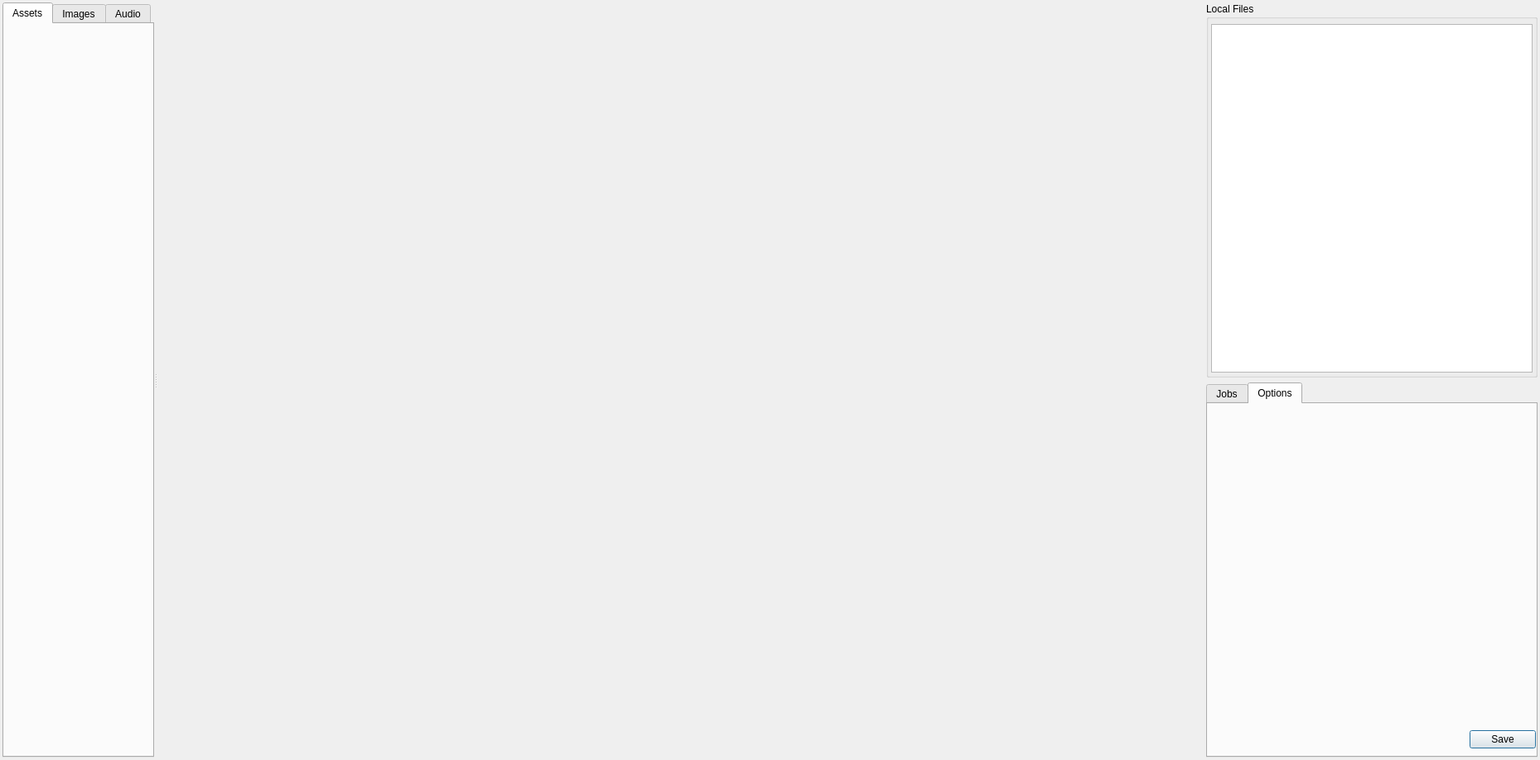
<?xml version="1.0" encoding="UTF-8"?>
<ui version="4.0">
 <class>page_ContentView</class>
 <widget class="QWidget" name="page_ContentView">
  <property name="geometry">
   <rect>
    <x>0</x>
    <y>0</y>
    <width>1859</width>
    <height>918</height>
   </rect>
  </property>
  <property name="windowTitle">
   <string>Form</string>
  </property>
  <layout class="QHBoxLayout" name="horizontalLayout">
   <property name="leftMargin">
    <number>3</number>
   </property>
   <property name="topMargin">
    <number>3</number>
   </property>
   <property name="rightMargin">
    <number>3</number>
   </property>
   <property name="bottomMargin">
    <number>3</number>
   </property>
   <item>
    <widget class="QSplitter" name="splitter">
     <property name="sizePolicy">
      <sizepolicy hsizetype="Expanding" vsizetype="Expanding">
       <horstretch>0</horstretch>
       <verstretch>0</verstretch>
      </sizepolicy>
     </property>
     <property name="orientation">
      <enum>Qt::Horizontal</enum>
     </property>
     <widget class="QWidget" name="widget_Content_Left" native="true">
      <property name="enabled">
       <bool>true</bool>
      </property>
      <property name="sizePolicy">
       <sizepolicy hsizetype="Expanding" vsizetype="Expanding">
        <horstretch>0</horstretch>
        <verstretch>0</verstretch>
       </sizepolicy>
      </property>
      <property name="minimumSize">
       <size>
        <width>0</width>
        <height>0</height>
       </size>
      </property>
      <layout class="QVBoxLayout" name="verticalLayout_2" stretch="0">
       <property name="spacing">
        <number>3</number>
       </property>
       <property name="leftMargin">
        <number>0</number>
       </property>
       <property name="topMargin">
        <number>0</number>
       </property>
       <property name="rightMargin">
        <number>0</number>
       </property>
       <property name="bottomMargin">
        <number>0</number>
       </property>
       <item>
        <widget class="QTabWidget" name="content_left_tab_widget">
         <property name="sizePolicy">
          <sizepolicy hsizetype="Preferred" vsizetype="Preferred">
           <horstretch>0</horstretch>
           <verstretch>0</verstretch>
          </sizepolicy>
         </property>
         <property name="styleSheet">
          <string notr="true"/>
         </property>
         <property name="currentIndex">
          <number>0</number>
         </property>
         <widget class="QWidget" name="tab_Assets">
          <attribute name="title">
           <string>Assets</string>
          </attribute>
          <layout class="QVBoxLayout" name="verticalLayout_5">
           <property name="leftMargin">
            <number>0</number>
           </property>
           <property name="topMargin">
            <number>0</number>
           </property>
           <property name="rightMargin">
            <number>0</number>
           </property>
           <property name="bottomMargin">
            <number>0</number>
           </property>
          </layout>
         </widget>
         <widget class="QWidget" name="tab_Images">
          <attribute name="title">
           <string>Images</string>
          </attribute>
         </widget>
         <widget class="QWidget" name="tab_Audio">
          <attribute name="title">
           <string>Audio</string>
          </attribute>
          <layout class="QVBoxLayout" name="verticalLayout_21">
           <property name="leftMargin">
            <number>0</number>
           </property>
           <property name="topMargin">
            <number>0</number>
           </property>
           <property name="rightMargin">
            <number>0</number>
           </property>
           <property name="bottomMargin">
            <number>0</number>
           </property>
          </layout>
         </widget>
        </widget>
       </item>
      </layout>
     </widget>
     <widget class="QWidget" name="widget_Content_Viewer" native="true">
      <property name="sizePolicy">
       <sizepolicy hsizetype="Preferred" vsizetype="Preferred">
        <horstretch>2</horstretch>
        <verstretch>2</verstretch>
       </sizepolicy>
      </property>
      <layout class="QVBoxLayout" name="verticalLayout_17" stretch="0">
       <property name="leftMargin">
        <number>0</number>
       </property>
       <property name="topMargin">
        <number>0</number>
       </property>
       <property name="rightMargin">
        <number>0</number>
       </property>
       <property name="bottomMargin">
        <number>3</number>
       </property>
       <item>
        <widget class="QWidget" name="widget_2" native="true">
         <layout class="QVBoxLayout" name="preview_widget_layout"/>
        </widget>
       </item>
      </layout>
     </widget>
    </widget>
   </item>
   <item>
    <widget class="QWidget" name="widget_Content_Right" native="true">
     <property name="minimumSize">
      <size>
       <width>400</width>
       <height>0</height>
      </size>
     </property>
     <property name="maximumSize">
      <size>
       <width>400</width>
       <height>16777215</height>
      </size>
     </property>
     <layout class="QVBoxLayout" name="right_content">
      <property name="leftMargin">
       <number>0</number>
      </property>
      <property name="topMargin">
       <number>0</number>
      </property>
      <property name="rightMargin">
       <number>0</number>
      </property>
      <property name="bottomMargin">
       <number>0</number>
      </property>
      <item>
       <widget class="QGroupBox" name="groupBox_Content_Local_Files">
        <property name="sizePolicy">
         <sizepolicy hsizetype="Preferred" vsizetype="Preferred">
          <horstretch>1</horstretch>
          <verstretch>2</verstretch>
         </sizepolicy>
        </property>
        <property name="minimumSize">
         <size>
          <width>0</width>
          <height>40</height>
         </size>
        </property>
        <property name="title">
         <string>Local Files</string>
        </property>
        <layout class="QHBoxLayout" name="horizontalLayout_4">
         <property name="spacing">
          <number>0</number>
         </property>
         <property name="leftMargin">
          <number>3</number>
         </property>
         <property name="topMargin">
          <number>6</number>
         </property>
         <property name="rightMargin">
          <number>3</number>
         </property>
         <property name="bottomMargin">
          <number>3</number>
         </property>
         <item>
          <widget class="QTreeView" name="treeView">
           <property name="sizePolicy">
            <sizepolicy hsizetype="Expanding" vsizetype="Expanding">
             <horstretch>0</horstretch>
             <verstretch>1</verstretch>
            </sizepolicy>
           </property>
          </widget>
         </item>
        </layout>
       </widget>
      </item>
      <item>
       <widget class="QTabWidget" name="content_right_tab_widget">
        <property name="sizePolicy">
         <sizepolicy hsizetype="Expanding" vsizetype="Expanding">
          <horstretch>1</horstretch>
          <verstretch>2</verstretch>
         </sizepolicy>
        </property>
        <property name="currentIndex">
         <number>1</number>
        </property>
        <widget class="QWidget" name="tab_Jobs">
         <attribute name="title">
          <string>Jobs</string>
         </attribute>
         <layout class="QVBoxLayout" name="verticalLayout_4">
          <property name="spacing">
           <number>3</number>
          </property>
          <property name="leftMargin">
           <number>3</number>
          </property>
          <property name="topMargin">
           <number>6</number>
          </property>
          <property name="rightMargin">
           <number>3</number>
          </property>
          <property name="bottomMargin">
           <number>3</number>
          </property>
          <item>
           <widget class="QGroupBox" name="groupBox_Content_Jobs">
            <property name="sizePolicy">
             <sizepolicy hsizetype="Preferred" vsizetype="Preferred">
              <horstretch>0</horstretch>
              <verstretch>2</verstretch>
             </sizepolicy>
            </property>
            <property name="minimumSize">
             <size>
              <width>0</width>
              <height>40</height>
             </size>
            </property>
            <property name="title">
             <string>Job Queue</string>
            </property>
            <property name="flat">
             <bool>false</bool>
            </property>
            <layout class="QVBoxLayout" name="verticalLayout_18">
             <property name="spacing">
              <number>3</number>
             </property>
             <property name="leftMargin">
              <number>3</number>
             </property>
             <property name="topMargin">
              <number>6</number>
             </property>
             <property name="rightMargin">
              <number>3</number>
             </property>
             <property name="bottomMargin">
              <number>3</number>
             </property>
             <item>
              <widget class="QWidget" name="widget" native="true">
               <property name="minimumSize">
                <size>
                 <width>20</width>
                 <height>20</height>
                </size>
               </property>
               <layout class="QHBoxLayout" name="horizontalLayout_6">
                <property name="leftMargin">
                 <number>0</number>
                </property>
                <property name="topMargin">
                 <number>0</number>
                </property>
                <property name="rightMargin">
                 <number>0</number>
                </property>
                <property name="bottomMargin">
                 <number>3</number>
                </property>
                <item>
                 <widget class="QListView" name="listView_2"/>
                </item>
                <item>
                 <widget class="QWidget" name="horizontalWidget" native="true">
                  <property name="minimumSize">
                   <size>
                    <width>0</width>
                    <height>0</height>
                   </size>
                  </property>
                  <layout class="QVBoxLayout" name="verticalLayout">
                   <property name="spacing">
                    <number>0</number>
                   </property>
                   <property name="leftMargin">
                    <number>0</number>
                   </property>
                   <property name="topMargin">
                    <number>0</number>
                   </property>
                   <property name="rightMargin">
                    <number>0</number>
                   </property>
                   <property name="bottomMargin">
                    <number>0</number>
                   </property>
                   <item>
                    <widget class="QToolButton" name="toolButton_Job_MoveUp">
                     <property name="minimumSize">
                      <size>
                       <width>0</width>
                       <height>0</height>
                      </size>
                     </property>
                     <property name="maximumSize">
                      <size>
                       <width>16777215</width>
                       <height>16777215</height>
                      </size>
                     </property>
                     <property name="text">
                      <string/>
                     </property>
                     <property name="iconSize">
                      <size>
                       <width>20</width>
                       <height>20</height>
                      </size>
                     </property>
                    </widget>
                   </item>
                   <item>
                    <widget class="QToolButton" name="toolButton_Job_MoveDown">
                     <property name="minimumSize">
                      <size>
                       <width>0</width>
                       <height>0</height>
                      </size>
                     </property>
                     <property name="maximumSize">
                      <size>
                       <width>16777215</width>
                       <height>16777215</height>
                      </size>
                     </property>
                     <property name="text">
                      <string/>
                     </property>
                     <property name="iconSize">
                      <size>
                       <width>20</width>
                       <height>20</height>
                      </size>
                     </property>
                    </widget>
                   </item>
                   <item>
                    <widget class="QToolButton" name="toolButton_Job_Remove">
                     <property name="minimumSize">
                      <size>
                       <width>0</width>
                       <height>0</height>
                      </size>
                     </property>
                     <property name="maximumSize">
                      <size>
                       <width>16777215</width>
                       <height>16777215</height>
                      </size>
                     </property>
                     <property name="text">
                      <string/>
                     </property>
                     <property name="iconSize">
                      <size>
                       <width>20</width>
                       <height>20</height>
                      </size>
                     </property>
                    </widget>
                   </item>
                   <item>
                    <spacer name="verticalSpacer_3">
                     <property name="orientation">
                      <enum>Qt::Vertical</enum>
                     </property>
                     <property name="sizeHint" stdset="0">
                      <size>
                       <width>20</width>
                       <height>40</height>
                      </size>
                     </property>
                    </spacer>
                   </item>
                  </layout>
                 </widget>
                </item>
               </layout>
              </widget>
             </item>
             <item>
              <widget class="QDialogButtonBox" name="buttonBox_Job_Queue">
               <property name="layoutDirection">
                <enum>Qt::RightToLeft</enum>
               </property>
               <property name="standardButtons">
                <set>QDialogButtonBox::Discard|QDialogButtonBox::SaveAll</set>
               </property>
               <property name="centerButtons">
                <bool>true</bool>
               </property>
              </widget>
             </item>
            </layout>
           </widget>
          </item>
         </layout>
        </widget>
        <widget class="QWidget" name="tab_Job_Options">
         <attribute name="title">
          <string>Options</string>
         </attribute>
         <layout class="QVBoxLayout" name="verticalLayout_16">
          <property name="spacing">
           <number>0</number>
          </property>
          <property name="leftMargin">
           <number>0</number>
          </property>
          <property name="topMargin">
           <number>0</number>
          </property>
          <property name="rightMargin">
           <number>0</number>
          </property>
          <property name="bottomMargin">
           <number>0</number>
          </property>
          <item>
           <widget class="QFrame" name="options_frame">
            <property name="sizePolicy">
             <sizepolicy hsizetype="Preferred" vsizetype="Preferred">
              <horstretch>1</horstretch>
              <verstretch>1</verstretch>
             </sizepolicy>
            </property>
            <property name="minimumSize">
             <size>
              <width>0</width>
              <height>0</height>
             </size>
            </property>
            <property name="maximumSize">
             <size>
              <width>16777215</width>
              <height>16777215</height>
             </size>
            </property>
            <property name="frameShape">
             <enum>QFrame::NoFrame</enum>
            </property>
            <property name="frameShadow">
             <enum>QFrame::Plain</enum>
            </property>
            <layout class="QVBoxLayout" name="options_layout">
             <property name="leftMargin">
              <number>0</number>
             </property>
             <property name="topMargin">
              <number>9</number>
             </property>
             <property name="rightMargin">
              <number>0</number>
             </property>
             <property name="bottomMargin">
              <number>9</number>
             </property>
             <item>
              <spacer name="verticalSpacer">
               <property name="orientation">
                <enum>Qt::Vertical</enum>
               </property>
               <property name="sizeHint" stdset="0">
                <size>
                 <width>20</width>
                 <height>40</height>
                </size>
               </property>
              </spacer>
             </item>
             <item>
              <widget class="QDialogButtonBox" name="buttonBox_Content">
               <property name="enabled">
                <bool>true</bool>
               </property>
               <property name="standardButtons">
                <set>QDialogButtonBox::Save</set>
               </property>
              </widget>
             </item>
            </layout>
           </widget>
          </item>
         </layout>
        </widget>
       </widget>
      </item>
     </layout>
    </widget>
   </item>
  </layout>
 </widget>
 <resources/>
 <connections/>
</ui>
